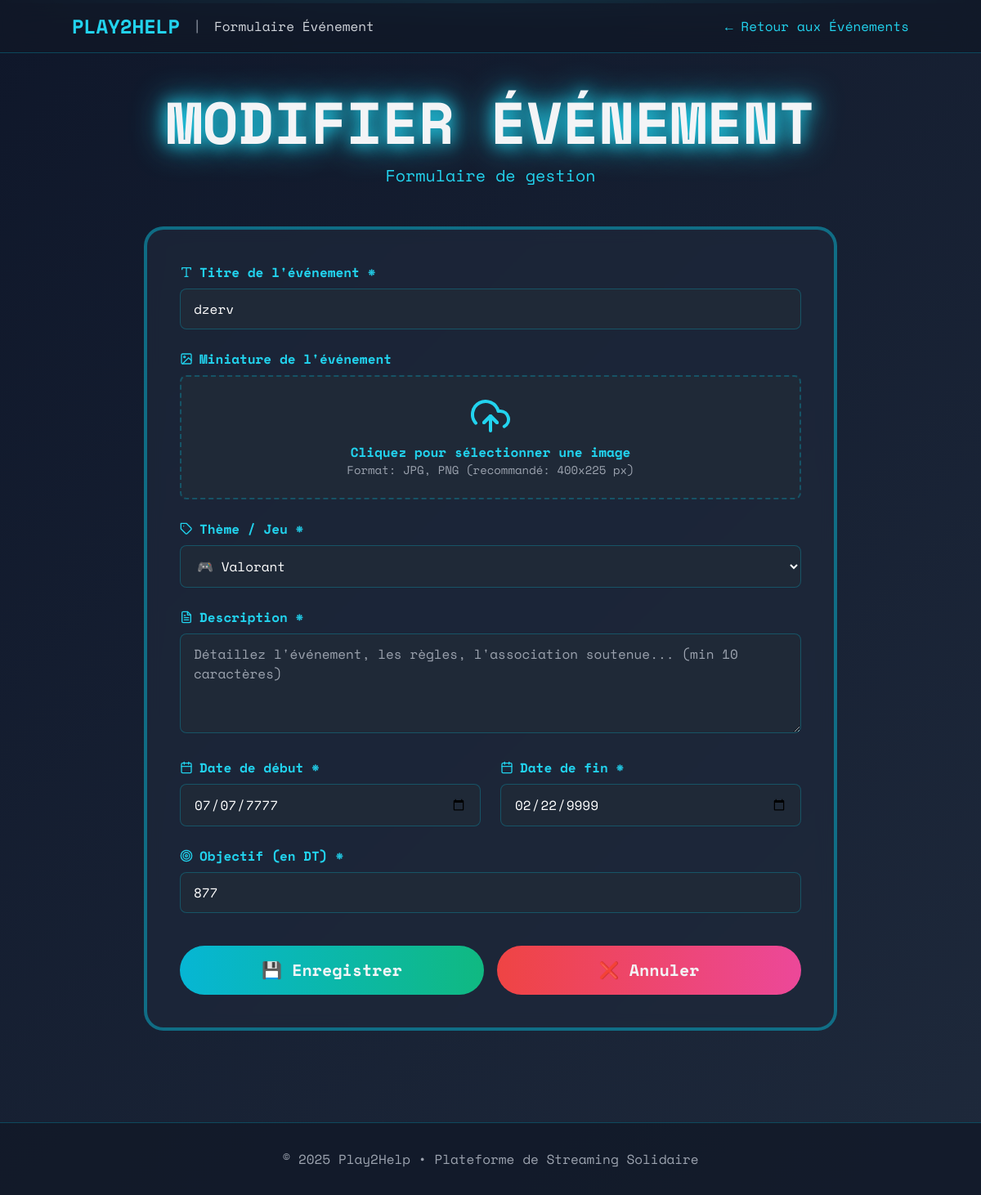
The page /views/backoffice/events/event_add_edit.php?edit=4 on the database its author committed.
### tables this page shows
CREATE TABLE `evenement` (
  `id_evenement` int(11) NOT NULL,
  `titre` varchar(255) NOT NULL,
  `theme` varchar(150) DEFAULT NULL,
  `banner_url` varchar(500) DEFAULT NULL,
  `description` text DEFAULT NULL,
  `date_debut` date NOT NULL,
  `date_fin` date NOT NULL,
  `objectif` text DEFAULT NULL
);

### config/config.php (called while the page is built)
<?php
class config {
    private static $pdo = null;
    public static function getConnexion() {
        if (self::$pdo === null) {
            try {
                self::$pdo = new PDO(
                    "mysql:host=localhost;dbname=playtohelp_merged;charset=utf8mb4",
                    "root",
                    "",
                    [
                        PDO::ATTR_ERRMODE => PDO::ERRMODE_EXCEPTION,
                        PDO::ATTR_DEFAULT_FETCH_MODE => PDO::FETCH_ASSOC,
                        PDO::ATTR_EMULATE_PREPARES => false
                    ]
                );
            } catch (PDOException $e) {
                die("Erreur de connexion: " . $e->getMessage());
            }
        }
        return self::$pdo;
    }
}
?>

### controllers/EventController.php (called while the page is built, shortened)
<?php
require_once __DIR__ . '/../config/config.php';
require_once __DIR__ . '/../models/event.php';
class EventController {
    private $db;
    public function __construct() {
        $this->db = Config::getConnexion();
    }
    public function listThemes(): array {
        try {
            $stmt = $this->db->query("SELECT nom_theme AS nom_theme FROM theme ORDER BY nom_theme ASC");
            return $stmt->fetchAll(PDO::FETCH_ASSOC);
        } catch (\PDOException $e) {
            $stmt = $this->db->query("SELECT nom AS nom_theme FROM theme ORDER BY nom ASC");
            return $stmt->fetchAll(PDO::FETCH_ASSOC);
        }
    }
    public function getEventById(int $id): ?array {
        $stmt = $this->db->prepare("SELECT * FROM evenement WHERE id_evenement = ?");
        $stmt->execute([$id]);
        return $stmt->fetch(PDO::FETCH_ASSOC) ?: null;
    }
}

### models/event.php (called while the page is built, shortened)
<?php
class Event {
    private ?string $titre;
    private ?string $theme;
    private ?DateTime $date_debut;
    private ?DateTime $date_fin;
    private ?float $objectif;
    public function __construct(
        ?int $id_evenement = null,
        ?string $titre = null,
        ?string $theme = null,
        ?string $banner_url = null,
        ?string $description = null,
        $date_debut = null,
        $date_fin = null,
        ?float $objectif = null
    ) {
        $this->titre = $titre;
        $this->theme = $theme;
        $this->date_debut = $this->toDateTime($date_debut);
        $this->date_fin = $this->toDateTime($date_fin);
        $this->objectif = $objectif;
    }
    private function toDateTime($value): ?DateTime {
        if (is_string($value) && $value !== '') {
            try { return new DateTime($value); } catch (Exception $e) { return null; }
        }
        return null;
    }
    public function getTitre(): ?string { return $this->titre; }
    public function getTheme(): ?string { return $this->theme; }
    public function getDateDebut(): ?DateTime { return $this->date_debut; }
    public function getDateFin(): ?DateTime { return $this->date_fin; }
    public function getObjectif(): ?float { return $this->objectif; }
}

### views/backoffice/events/event_add_edit.php (the view, shortened to what this page needs)
<?php
require_once __DIR__ . '/../../../controllers/EventController.php';
$controller = new EventController();
$event = null;
$themes = $controller->listThemes();
if (isset($_GET['edit'])) {
    $data = $controller->getEventById((int)$_GET['edit']);
    if ($data) {
        $event = new Event(
            $data['id_evenement'],
            $data['titre'],
            $data['theme'],
            $data['banner_url'] ?? null,
            $data['description'] ?? null,
            $data['date_debut'],
            $data['date_fin'],
            $data['objectif']
        );
    } else {
        header("Location: browse.php?error=notfound");
        exit;
    }
}
?>
<!DOCTYPE html>
<html lang="fr" class="bg-gray-950 text-gray-100">
<head>
    <script src="https://cdn.tailwindcss.com"></script>
</head>
<body class="relative min-h-screen overflow-x-hidden">
    <nav class="bg-gray-900/80 backdrop-blur-lg border-b border-cyan-500/30 py-4 px-6">
        <div class="container mx-auto flex justify-between items-center">
            <div class="flex items-center space-x-4">
                <a href="../dashboard.php" class="text-2xl font-bold text-cyan-400 font-orbitron hover:text-cyan-300 transition">PLAY2HELP</a>
                <span class="text-gray-400">|</span>
                <span class="text-gray-300">Formulaire Événement</span>
            </div>
            <div class="flex items-center space-x-6">
                <a href="browse.php" class="text-cyan-400 hover:text-cyan-300 transition">← Retour aux Événements</a>
            </div>
        </div>
    </nav>
    <main class="container mx-auto px-6 py-12 max-w-4xl relative z-10">
        <div class="text-center mb-12">
            <h1 class="text-5xl md:text-7xl font-bold font-orbitron neon animate-pulse">
                <?= $event ? 'MODIFIER' : 'NOUVEL' ?> ÉVÉNEMENT
            </h1>
            <p class="text-cyan-400 text-xl mt-4">Formulaire de gestion</p>
        </div>
        <div class="card rounded-3xl p-10 glow border-4 border-cyan-500/50">
            <form id="eventForm" method="POST" action="event_actions.php" enctype="multipart/form-data" novalidate>
                <div class="mb-6">
                    <label class="block text-cyan-400 mb-2 font-semibold flex items-center gap-2">
                        <i data-feather="type" class="w-4 h-4"></i>
                        Titre de l'événement *
                    </label>
                    <input type="text" name="titre" value="<?= htmlspecialchars($event?->getTitre() ?? '') ?>"
                           class="w-full bg-gray-800 border border-cyan-500/30 rounded-lg px-4 py-3 text-white focus:outline-none focus:border-cyan-500 transition">
                </div>
                <div class="mb-6">
                    <label class="block text-cyan-400 mb-2 font-semibold flex items-center gap-2">
                        <i data-feather="image" class="w-4 h-4"></i>
                        Miniature de l'événement
                    </label>
                    <div class="relative">
                        <label for="thumbnail_file" class="flex items-center justify-center w-full px-4 py-6 bg-gray-800 border-2 border-dashed border-cyan-500/30 rounded-lg cursor-pointer hover:border-cyan-500 transition">
                            <div class="text-center">
                                <i data-feather="upload-cloud" class="w-12 h-12 mx-auto mb-2 text-cyan-400"></i>
                                <p class="text-cyan-400 font-semibold">Cliquez pour sélectionner une image</p>
                                <p class="text-gray-400 text-sm">Format: JPG, PNG (recommandé: 400x225 px)</p>
                            </div>
                        </label>
                    </div>
                </div>
                <div class="mb-6">
                    <label class="block text-cyan-400 mb-2 font-semibold flex items-center gap-2">
                        <i data-feather="tag" class="w-4 h-4"></i>
                        Thème / Jeu *
                    </label>
                    <select name="theme" id="themeSelect"
                           class="w-full bg-gray-800 border border-cyan-500/30 rounded-lg px-4 py-3 text-white focus:outline-none focus:border-cyan-500 transition">
                        <?php foreach ($themes as $t): ?>
                            <option value="<?= htmlspecialchars($t['nom_theme']) ?>"
                                    <?= ($event && $event->getTheme() === $t['nom_theme']) ? 'selected' : '' ?>>
                                🎮 <?= htmlspecialchars($t['nom_theme']) ?>
                            </option>
                        <?php endforeach; ?>
                    </select>
                </div>
                <div class="mb-6">
                    <label class="block text-cyan-400 mb-2 font-semibold flex items-center gap-2">
                        <i data-feather="file-text" class="w-4 h-4"></i>
                        Description *
                    </label>
                    <textarea name="description" rows="4"
                              class="w-full bg-gray-800 border border-cyan-500/30 rounded-lg px-4 py-3 text-white focus:outline-none focus:border-cyan-500 transition"
                              placeholder="Détaillez l'événement, les règles, l'association soutenue... (min 10 caractères)"><?= htmlspecialchars($event?->getDescription() ?? '') ?></textarea>
                </div>
                <div class="grid grid-cols-1 md:grid-cols-2 gap-6 mb-6">
                    <div>
                        <label class="block text-cyan-400 mb-2 font-semibold flex items-center gap-2">
                            <i data-feather="calendar" class="w-4 h-4"></i>
                            Date de début *
                        </label>
                        <input type="date" name="date_debut" value="<?= $event?->getDateDebut()?->format('Y-m-d') ?? '' ?>"
                               class="w-full bg-gray-800 border border-cyan-500/30 rounded-lg px-4 py-3 text-white focus:outline-none focus:border-cyan-500 transition">
                    </div>
                    <div>
                        <label class="block text-cyan-400 mb-2 font-semibold flex items-center gap-2">
                            <i data-feather="calendar" class="w-4 h-4"></i>
                            Date de fin *
                        </label>
                        <input type="date" name="date_fin" value="<?= $event?->getDateFin()?->format('Y-m-d') ?? '' ?>"
                               class="w-full bg-gray-800 border border-cyan-500/30 rounded-lg px-4 py-3 text-white focus:outline-none focus:border-cyan-500 transition">
                    </div>
                </div>
                <div class="mb-6">
                    <label class="block text-cyan-400 mb-2 font-semibold flex items-center gap-2">
                        <i data-feather="target" class="w-4 h-4"></i>
                        Objectif (en DT) *
                    </label>
                    <input type="text" name="objectif" step="0.01" value="<?= htmlspecialchars($event?->getObjectif() ?? '') ?>"
                           class="w-full bg-gray-800 border border-cyan-500/30 rounded-lg px-4 py-3 text-white focus:outline-none focus:border-cyan-500 transition"
                           placeholder="Ex: 5000.00">
                </div>
                <div class="flex gap-4 mt-10">
                    <button type="submit" name="save_event"
                            class="flex-1 bg-gradient-to-r from-cyan-500 to-emerald-500 px-8 py-4 rounded-full text-xl font-bold hover:scale-105 transition">
                        💾 Enregistrer
                    </button>
                    <a href="browse.php"
                       class="flex-1 bg-gradient-to-r from-red-500 to-pink-500 px-8 py-4 rounded-full text-xl font-bold hover:scale-105 transition text-center">
                        ❌ Annuler
                    </a>
                </div>
            </form>
        </div>
    </main>
    <footer class="bg-gray-900/80 border-t border-cyan-500/30 py-8 mt-16">
        <div class="container mx-auto px-6 text-center">
            <p class="text-gray-400">&copy; 2025 Play2Help • Plateforme de Streaming Solidaire</p>
        </div>
    </footer>
</body>
</html>

### views/backoffice/events/event_add_edit.php (style rules this page uses)
body { font-family: 'Space Mono', monospace; background: linear-gradient(135deg, #0f172a 0%, #1e293b 100%); }
.card { background: rgba(30, 41, 59, 0.7); backdrop-filter: blur(10px); border: 1px solid rgba(34, 211, 238, 0.3); }
.neon { text-shadow: 0 0 20px #22d3ee, 0 0 40px #22d3ee; }

### rows shown on the page
evenement: titre "dzerv", theme "🎮 Valorant", date_debut "07/07/7777", date_fin "02/22/9999", objectif "877"
